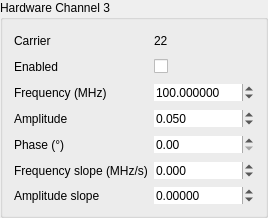
     <widget class="QGroupBox" name="groupBox_HW3">
      <property name="sizePolicy">
       <sizepolicy hsizetype="Fixed" vsizetype="Fixed">
        <horstretch>0</horstretch>
        <verstretch>0</verstretch>
       </sizepolicy>
      </property>
      <property name="minimumSize">
       <size>
        <width>246</width>
        <height>0</height>
       </size>
      </property>
      <property name="title">
       <string>Hardware Channel 3</string>
      </property>
      <property name="alignment">
       <set>Qt::AlignLeading|Qt::AlignLeft|Qt::AlignTop</set>
      </property>
      <layout class="QGridLayout" name="gridLayout_7">
       <item row="1" column="0">
        <widget class="QLabel" name="label_46">
         <property name="minimumSize">
          <size>
           <width>120</width>
           <height>20</height>
          </size>
         </property>
         <property name="text">
          <string>Enabled</string>
         </property>
        </widget>
       </item>
       <item row="3" column="0">
        <widget class="QLabel" name="label_60">
         <property name="sizePolicy">
          <sizepolicy hsizetype="Preferred" vsizetype="Fixed">
           <horstretch>0</horstretch>
           <verstretch>0</verstretch>
          </sizepolicy>
         </property>
         <property name="minimumSize">
          <size>
           <width>120</width>
           <height>20</height>
          </size>
         </property>
         <property name="text">
          <string>Amplitude</string>
         </property>
        </widget>
       </item>
       <item row="0" column="0">
        <widget class="QLabel" name="label_61">
         <property name="sizePolicy">
          <sizepolicy hsizetype="Fixed" vsizetype="Fixed">
           <horstretch>0</horstretch>
           <verstretch>0</verstretch>
          </sizepolicy>
         </property>
         <property name="minimumSize">
          <size>
           <width>120</width>
           <height>20</height>
          </size>
         </property>
         <property name="text">
          <string>Carrier</string>
         </property>
        </widget>
       </item>
       <item row="5" column="0">
        <widget class="QLabel" name="label_62">
         <property name="sizePolicy">
          <sizepolicy hsizetype="Preferred" vsizetype="Fixed">
           <horstretch>0</horstretch>
           <verstretch>0</verstretch>
          </sizepolicy>
         </property>
         <property name="minimumSize">
          <size>
           <width>120</width>
           <height>20</height>
          </size>
         </property>
         <property name="text">
          <string>Frequency slope (MHz/s)</string>
         </property>
        </widget>
       </item>
       <item row="2" column="1">
        <widget class="QDoubleSpinBox" name="frequency_22">
         <property name="sizePolicy">
          <sizepolicy hsizetype="Fixed" vsizetype="Fixed">
           <horstretch>0</horstretch>
           <verstretch>0</verstretch>
          </sizepolicy>
         </property>
         <property name="minimumSize">
          <size>
           <width>100</width>
           <height>0</height>
          </size>
         </property>
         <property name="frame">
          <bool>false</bool>
         </property>
         <property name="suffix">
          <string/>
         </property>
         <property name="decimals">
          <number>6</number>
         </property>
         <property name="maximum">
          <double>1250.000000000000000</double>
         </property>
         <property name="value">
          <double>100.000000000000000</double>
         </property>
        </widget>
       </item>
       <item row="1" column="1">
        <widget class="QCheckBox" name="enable_22">
         <property name="enabled">
          <bool>true</bool>
         </property>
         <property name="sizePolicy">
          <sizepolicy hsizetype="Fixed" vsizetype="Fixed">
           <horstretch>0</horstretch>
           <verstretch>0</verstretch>
          </sizepolicy>
         </property>
         <property name="minimumSize">
          <size>
           <width>100</width>
           <height>0</height>
          </size>
         </property>
         <property name="text">
          <string/>
         </property>
         <property name="checked">
          <bool>false</bool>
         </property>
        </widget>
       </item>
       <item row="2" column="0">
        <widget class="QLabel" name="label_64">
         <property name="sizePolicy">
          <sizepolicy hsizetype="Preferred" vsizetype="Fixed">
           <horstretch>0</horstretch>
           <verstretch>0</verstretch>
          </sizepolicy>
         </property>
         <property name="minimumSize">
          <size>
           <width>120</width>
           <height>20</height>
          </size>
         </property>
         <property name="text">
          <string>Frequency (MHz)</string>
         </property>
        </widget>
       </item>
       <item row="5" column="1">
        <widget class="QDoubleSpinBox" name="frequencySlope_22">
         <property name="sizePolicy">
          <sizepolicy hsizetype="Fixed" vsizetype="Fixed">
           <horstretch>0</horstretch>
           <verstretch>0</verstretch>
          </sizepolicy>
         </property>
         <property name="minimumSize">
          <size>
           <width>100</width>
           <height>0</height>
          </size>
         </property>
         <property name="frame">
          <bool>false</bool>
         </property>
         <property name="suffix">
          <string/>
         </property>
         <property name="decimals">
          <number>3</number>
         </property>
         <property name="minimum">
          <double>-1250.000000000000000</double>
         </property>
         <property name="maximum">
          <double>1250.000000000000000</double>
         </property>
         <property name="singleStep">
          <double>10.000000000000000</double>
         </property>
        </widget>
       </item>
       <item row="4" column="1">
        <widget class="QDoubleSpinBox" name="phase_22">
         <property name="sizePolicy">
          <sizepolicy hsizetype="Fixed" vsizetype="Fixed">
           <horstretch>0</horstretch>
           <verstretch>0</verstretch>
          </sizepolicy>
         </property>
         <property name="minimumSize">
          <size>
           <width>100</width>
           <height>0</height>
          </size>
         </property>
         <property name="frame">
          <bool>false</bool>
         </property>
         <property name="suffix">
          <string/>
         </property>
         <property name="decimals">
          <number>2</number>
         </property>
         <property name="maximum">
          <double>360.000000000000000</double>
         </property>
         <property name="singleStep">
          <double>0.100000000000000</double>
         </property>
        </widget>
       </item>
       <item row="3" column="1">
        <widget class="QDoubleSpinBox" name="amplitude_22">
         <property name="sizePolicy">
          <sizepolicy hsizetype="Fixed" vsizetype="Fixed">
           <horstretch>0</horstretch>
           <verstretch>0</verstretch>
          </sizepolicy>
         </property>
         <property name="minimumSize">
          <size>
           <width>100</width>
           <height>0</height>
          </size>
         </property>
         <property name="frame">
          <bool>false</bool>
         </property>
         <property name="decimals">
          <number>3</number>
         </property>
         <property name="maximum">
          <double>1.000000000000000</double>
         </property>
         <property name="singleStep">
          <double>0.001000000000000</double>
         </property>
         <property name="value">
          <double>0.050000000000000</double>
         </property>
        </widget>
       </item>
       <item row="4" column="0">
        <widget class="QLabel" name="label_65">
         <property name="sizePolicy">
          <sizepolicy hsizetype="Preferred" vsizetype="Fixed">
           <horstretch>0</horstretch>
           <verstretch>0</verstretch>
          </sizepolicy>
         </property>
         <property name="minimumSize">
          <size>
           <width>120</width>
           <height>20</height>
          </size>
         </property>
         <property name="text">
          <string>Phase (°)</string>
         </property>
        </widget>
       </item>
       <item row="6" column="0">
        <widget class="QLabel" name="label_66">
         <property name="text">
          <string>Amplitude slope</string>
         </property>
        </widget>
       </item>
       <item row="6" column="1">
        <widget class="QDoubleSpinBox" name="amplitudeSlope_22">
         <property name="sizePolicy">
          <sizepolicy hsizetype="Fixed" vsizetype="Fixed">
           <horstretch>0</horstretch>
           <verstretch>0</verstretch>
          </sizepolicy>
         </property>
         <property name="minimumSize">
          <size>
           <width>100</width>
           <height>0</height>
          </size>
         </property>
         <property name="wrapping">
          <bool>false</bool>
         </property>
         <property name="frame">
          <bool>false</bool>
         </property>
         <property name="buttonSymbols">
          <enum>QAbstractSpinBox::UpDownArrows</enum>
         </property>
         <property name="suffix">
          <string/>
         </property>
         <property name="decimals">
          <number>5</number>
         </property>
         <property name="minimum">
          <double>-100.000000000000000</double>
         </property>
         <property name="maximum">
          <double>100.000000000000000</double>
         </property>
         <property name="singleStep">
          <double>10.000000000000000</double>
         </property>
        </widget>
       </item>
       <item row="0" column="1">
        <widget class="QLabel" name="label_63">
         <property name="sizePolicy">
          <sizepolicy hsizetype="Preferred" vsizetype="Fixed">
           <horstretch>0</horstretch>
           <verstretch>0</verstretch>
          </sizepolicy>
         </property>
         <property name="text">
          <string>22</string>
         </property>
        </widget>
       </item>
      </layout>
     </widget>
